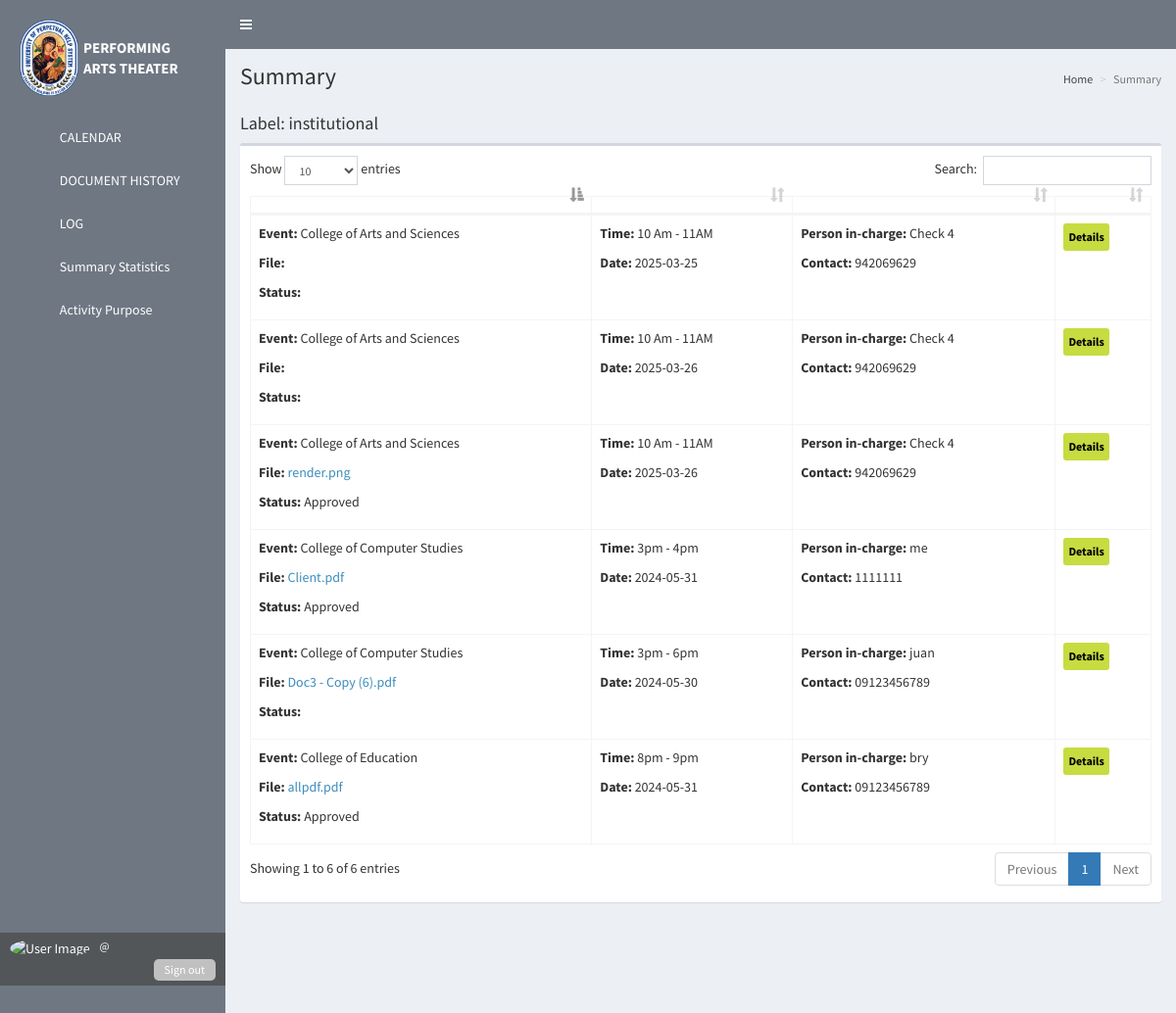
The app's page /admin/summary_table4.php?label=institutional with its own data.
### tables this page shows
CREATE TABLE `request` (
  `id` int(11) NOT NULL,
  `users_id` int(11) NOT NULL,
  `department` text NOT NULL,
  `activityorpurpose` text NOT NULL,
  `division` text NOT NULL,
  `numberofattendees` text NOT NULL,
  `datefilled` date NOT NULL,
  `timeneeded` text NOT NULL,
  `dateneeded` text NOT NULL,
  `pat` text NOT NULL,
  `emcroom` text NOT NULL,
  `tvroom` text NOT NULL,
  `institutional` text NOT NULL,
  `cocurricular` text NOT NULL,
  `curricular` text NOT NULL,
  `extracurricular` text NOT NULL,
  `outsidegroup` text NOT NULL,
  `personincharge` text NOT NULL,
  `contactnumber` text NOT NULL,
  `file` text NOT NULL,
  `status` text NOT NULL
);

### config/config.php (called while the page is built, shortened)
<?php
class Connection{
	private $servername = "localhost";
	private $username = "root";
	private $password = "";
	private $dbname = "eventmanagementsystem";
	public function conn(){
		try {
		$this->dsn = "mysql:host=".$this->servername.";dbname=".$this->dbname;
		$this->pdo = new PDO($this->dsn, $this->username, $this->password);
		$this->pdo->setAttribute(PDO::ATTR_ERRMODE, PDO::ERRMODE_EXCEPTION);
		$this->pdo->setAttribute(PDO::ATTR_DEFAULT_FETCH_MODE, PDO::FETCH_ASSOC);
		return $this->pdo;
		} catch (Exception $e) {
			echo 'error'. $e->getmessage();
		}
	}
}
?>

### admin/summary_table4.php (the view, shortened to what this page needs)
<?php
  include '../config/config.php';
  class data extends Connection{
      public function managedata(){
?>
<!DOCTYPE html>
<html>
<head><?php include 'head.php'; ?></head>
<body class="hold-transition skin-blue sidebar-mini">
<div class="wrapper">
<?php include 'navbar.php'; ?>
<?php include 'sidebar.php'; ?>
  <div class="content-wrapper" style="overflow-y: scroll;height: 100vh;padding-bottom: 50px;">
    <section class="content-header">
      <h1>
        Summary
      </h1>
      <ol class="breadcrumb">
        <li><a href="dashboard.php"><i class="fa fa-dashboard"></i> Home</a></li>
        <li class="active">Summary</li>
      </ol>
    </section>
    <section class="content">
            <div class="row">
        <div class="col-xs-12">
          <div>
            <h4>Label: <?php echo $_GET['label']; ?>
            </h4>
          </div>
          <div class="box">
            <div class="box-body table-responsive">
              <table id="example1" class="table table-bordered">
                <thead>
                  <th></th>
                  <th></th>
                  <th></th>
                  <th></th>
                </thead>
                <tbody>
                  <?php
                  if ($_GET['label'] == 'pat') {
                    $sql = "SELECT * FROM request WHERE pat = 'yes'";
                  } else if ($_GET['label'] == 'emcroom') {
                    $sql = "SELECT * FROM request WHERE emcroom = 'yes'";
                  } else if ($_GET['label'] == 'tvroom') {
                    $sql = "SELECT * FROM request WHERE tvroom = 'yes'";
                  } else if ($_GET['label'] == 'institutional') {
                    $sql = "SELECT * FROM request WHERE institutional = 'yes'";
                  } else if ($_GET['label'] == 'cocurricular') {
                    $sql = "SELECT * FROM request WHERE cocurricular = 'yes'";
                  } else if ($_GET['label'] == 'curricular') {
                    $sql = "SELECT * FROM request WHERE curricular = 'yes'";
                  } else if ($_GET['label'] == 'extracurricular') {
                    $sql = "SELECT * FROM request WHERE extracurricular = 'yes'";
                  } else if ($_GET['label'] == 'outsidegroup') {
                    $sql = "SELECT * FROM request WHERE outsidegroup = 'yes'";
                  }
                  $stmt = $this->conn()->query($sql);
                  while ($row = $stmt->fetch()) { ?>
                    <tr>
                      <td>
                        <p><b>Event:</b> <?php echo $row['department'] ?></p>
                        <p><b>File:</b> <a href="../file/<?php echo $row['file'] ?>"><?php echo $row['file'] ?></a></p>
                        <p><b>Status:</b> <?php echo $row['status'] ?></p>
                      </td>
                      <td>
                        <p><b>Time:</b> <?php echo $row['timeneeded'] ?></p>
                        <p><b>Date:</b> <?php echo $row['dateneeded'] ?></p>
                      </td>
                      <td>
                        <p><b>Person in-charge:</b> <?php echo $row['personincharge'] ?></p>
                        <p><b>Contact:</b> <?php echo $row['contactnumber'] ?></p>
                      </td>
                      <td>
                        <a class="btn btn-success btn-sm" href="document_history.php?id=<?php echo $row['id'] ?>" style="padding: 5px 5px;color: #000;background-color: #c6dc41;border: unset;"><b>Details</b></a>
                      </td>
                    </tr>
                  <?php } ?>
                </tbody>
              </table>
            </div>
          </div>
        </div>
      </div>
    </section>
  </div>
</div>
</body>
</html>
<?php  } } $data = new data();  $data->managedata(); ?>

### records on screen
request: department "College of Computer Studies", file "Doc3 - Copy (6).pdf", timeneeded "3pm - 6pm", dateneeded "2024-05-30", personincharge "juan", contactnumber "09123456789"
request: department "College of Computer Studies", file "Client.pdf", status "Approved", timeneeded "3pm - 4pm", dateneeded "2024-05-31", personincharge "me", contactnumber "1111111"
request: department "College of Education", file "allpdf.pdf", status "Approved", timeneeded "8pm - 9pm", dateneeded "2024-05-31", personincharge "bry", contactnumber "09123456789"
request: department "College of Arts and Sciences", file "render.png", status "Approved", timeneeded "10 Am - 11AM", dateneeded "2025-03-26", personincharge "Check 4", contactnumber "942069629"
request: department "College of Arts and Sciences", timeneeded "10 Am - 11AM", dateneeded "2025-03-25", personincharge "Check 4", contactnumber "942069629"
request: department "College of Arts and Sciences", timeneeded "10 Am - 11AM", dateneeded "2025-03-26", personincharge "Check 4", contactnumber "942069629"

### other values on screen
$_GET['label'] "institutional"
